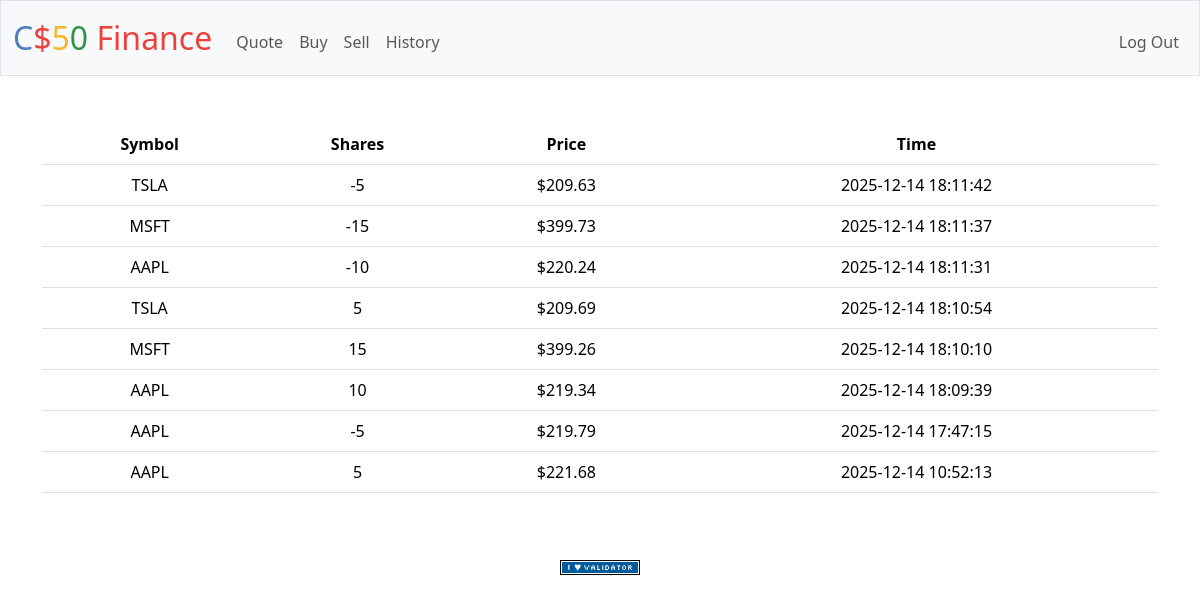
Screenshot of /history (signed in) with the database file from the repository.
### tables this page shows
CREATE TABLE transactions (
    id INTEGER PRIMARY KEY AUTOINCREMENT,
    user_id INTEGER NOT NULL,
    symbol TEXT NOT NULL,
    shares INTEGER NOT NULL,
    price NUMERIC NOT NULL,
    transacted DATETIME DEFAULT CURRENT_TIMESTAMP,
    FOREIGN KEY(user_id) REFERENCES users(id)
);

### app.py (the view)
@app.route("/history")
@login_required
def history():
    user_id = session["user_id"]
    transactions = db.execute( #Gets all transactions for this user
        "SELECT symbol, shares, price, transacted FROM transactions WHERE user_id = ? ORDER BY transacted DESC",
        user_id
    )
    return render_template("history.html", transactions=transactions) #Sends list to the template

### app.py (called while the page is built)
@app.after_request
def after_request(response):
    response.headers["Cache-Control"] = "no-cache, no-store, must-revalidate"
    response.headers["Expires"] = 0
    response.headers["Pragma"] = "no-cache"
    return response

### helpers.py (called while the page is built)
def login_required(f):
    @wraps(f)
    def decorated_function(*args, **kwargs):
        if session.get("user_id") is None:
            return redirect("/login")
        return f(*args, **kwargs)
    return decorated_function

def usd(value):
    return f"${value:,.2f}"

### templates/history.html
{% extends "layout.html" %}
{% block main %}
    <table class="table">
        <thead>
            <tr>
                <th> Symbol </th>
                <th> Shares </th>
                <th> Price </th>
                <th> Time </th>
            </tr>
        </thead>
        <tbody>
            {% for t in transactions %}
                <tr>
                    <td>{{ t.symbol}}</td>
                    <td>{{ t.shares}}</td>
                    <td>{{ t.price | usd}}</td>
                    <td>{{ t.transacted}}</td>
                </tr>
            {% endfor %}
        </tbody>
    </table>
{% endblock %}

### templates/layout.html (shortened to what this page needs)
<!DOCTYPE html>
<html lang="en">
    <head>
        <link href="https://cdn.jsdelivr.net/npm/bootstrap@5.3.3/dist/css/bootstrap.min.css" rel="stylesheet">
        <link href="/static/styles.css" rel="stylesheet">
    </head>
    <body>
        <nav class="bg-light border navbar navbar-expand-md navbar-light">
            <div class="container-fluid">
                <a class="navbar-brand" href="/"><span class="blue">C</span><span class="red">$</span><span class="yellow">5</span><span class="green">0</span> <span class="red">Finance</span></a>
                <div class="collapse navbar-collapse" id="navbar">
                    {% if session["user_id"] %}
                        <ul class="navbar-nav me-auto mt-2">
                            <li class="nav-item"><a class="nav-link" href="/quote">Quote</a></li>
                            <li class="nav-item"><a class="nav-link" href="/buy">Buy</a></li>
                            <li class="nav-item"><a class="nav-link" href="/sell">Sell</a></li>
                            <li class="nav-item"><a class="nav-link" href="/history">History</a></li>
                        </ul>
                        <ul class="navbar-nav ms-auto mt-2">
                            <li class="nav-item"><a class="nav-link" href="/logout">Log Out</a></li>
                        </ul>
                    {% else %}
                        <ul class="navbar-nav ms-auto mt-2">
                            <li class="nav-item"><a class="nav-link" href="/register">Register</a></li>
                            <li class="nav-item"><a class="nav-link" href="/login">Log In</a></li>
                        </ul>
                    {% endif %}
                </div>
            </div>
        </nav>
        <main class="container py-5 text-center">
            {% block main %}{% endblock %}
        </main>
        <footer class="mb-5">
            <form action="https://validator.w3.org/check" class="text-center" enctype="multipart/form-data" method="post" target="_blank">
                <input alt="Validate" src="/static/I_heart_validator.png" type="image">
            </form>
        </footer>
    </body>
</html>

### static/styles.css (style rules this page uses)
nav .navbar-brand { font-size: xx-large; }
nav .navbar-brand .blue { color: #537fbe; }
nav .navbar-brand .red { color: #ea433b; }
nav .navbar-brand .yellow { color: #f5b82e; }
nav .navbar-brand .green { color: #2e944b; }

### rows the page displays
transactions: symbol "TSLA", shares "-5", price "$209.63", transacted "2025-12-14 18:11:42"
transactions: symbol "MSFT", shares "-15", price "$399.73", transacted "2025-12-14 18:11:37"
transactions: symbol "AAPL", shares "-10", price "$220.24", transacted "2025-12-14 18:11:31"
transactions: symbol "TSLA", shares "5", price "$209.69", transacted "2025-12-14 18:10:54"
transactions: symbol "MSFT", shares "15", price "$399.26", transacted "2025-12-14 18:10:10"
transactions: symbol "AAPL", shares "10", price "$219.34", transacted "2025-12-14 18:09:39"
transactions: symbol "AAPL", shares "-5", price "$219.79", transacted "2025-12-14 17:47:15"
transactions: symbol "AAPL", shares "5", price "$221.68", transacted "2025-12-14 10:52:13"
